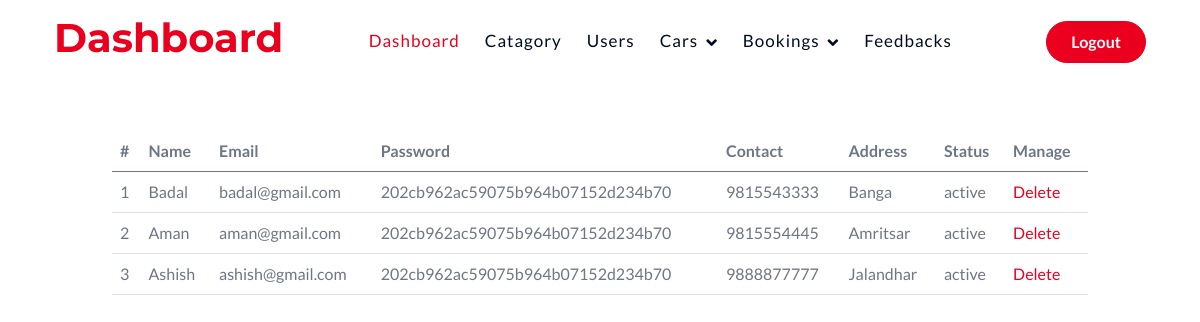
/manageUsers.php (signed in), run on an earlier commit of the app's database.
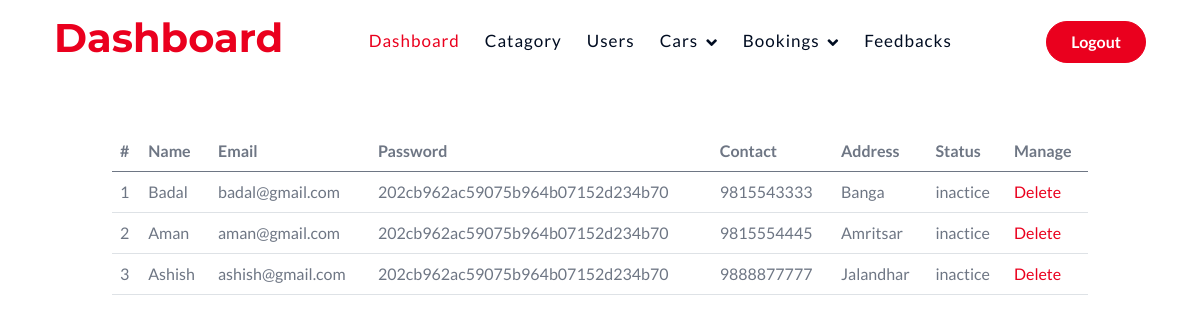
And on a later commit of the database.
### tables this page shows
CREATE TABLE `users` (
  `id` int(11) NOT NULL,
  `name` varchar(50) NOT NULL,
  `email` varchar(50) NOT NULL,
  `password` varchar(50) NOT NULL,
  `contact` varchar(50) NOT NULL,
  `address` varchar(100) NOT NULL,
  `status` varchar(20) NOT NULL DEFAULT 'active',
  `created_at` timestamp NOT NULL DEFAULT current_timestamp()
);

### manageUsers.php (the view, shortened to what this page needs)
<?php
include("adminHeader.php");
include("config.php");
?>
<div class="container-fluid">
    <div class="row justify-content-center my-5">
        <div class="col-10">
            <?php
            $data = mysqli_query($conn, "SELECT * FROM `users`");
            if (mysqli_num_rows($data)>0) {
            ?>
                <table class="table">
                    <thead>
                        <tr>
                            <th scope="col">#</th>
                            <th scope="col">Name</th>
                            <th scope="col">Email</th>
                            <th scope="col">Password</th>
                            <th scope="col">Contact</th>
                            <th scope="col">Address</th>
                            <th scope="col">Status</th>
                            <th scope="col">Manage</th>
                        </tr>
                    </thead>
                    <tbody>
                        <?php
                        $num = 1;
                        while ($row = mysqli_fetch_assoc($data)) {
                        ?>
                            <tr>
                                <td scope="row"><?php echo $num; ?></td>
                                <td><?php echo $row['name']; ?></td>
                                <td><?php echo $row['email']; ?></td>
                                <td><?php echo $row['password']; ?></td>
                                <td><?php echo $row['contact']; ?></td>
                                <td><?php echo $row['address']; ?></td>
                                <td><?php echo $row['status']; ?></td>
                                <td><a href="deleteUser.php?id=<?php echo $row['id']; ?>">Delete</a></td>
                            </tr>
                        <?php
                            $num++;
                        }
                        ?>
                    </tbody>
                </table>
            <?php
            } else {
                echo '<div class="col-4 my-5 alert alert-danger" role="alert">No Record Found!</div>';
            }
            ?>
        </div>
    </div>
</div>
<?php
include("adminFooter.php");
?>

What changed in the data, as far as the page shows it:
changed users "Badal": status "active" → "inactice"
changed users "Aman": status "active" → "inactice"
changed users "Ashish": status "active" → "inactice"
